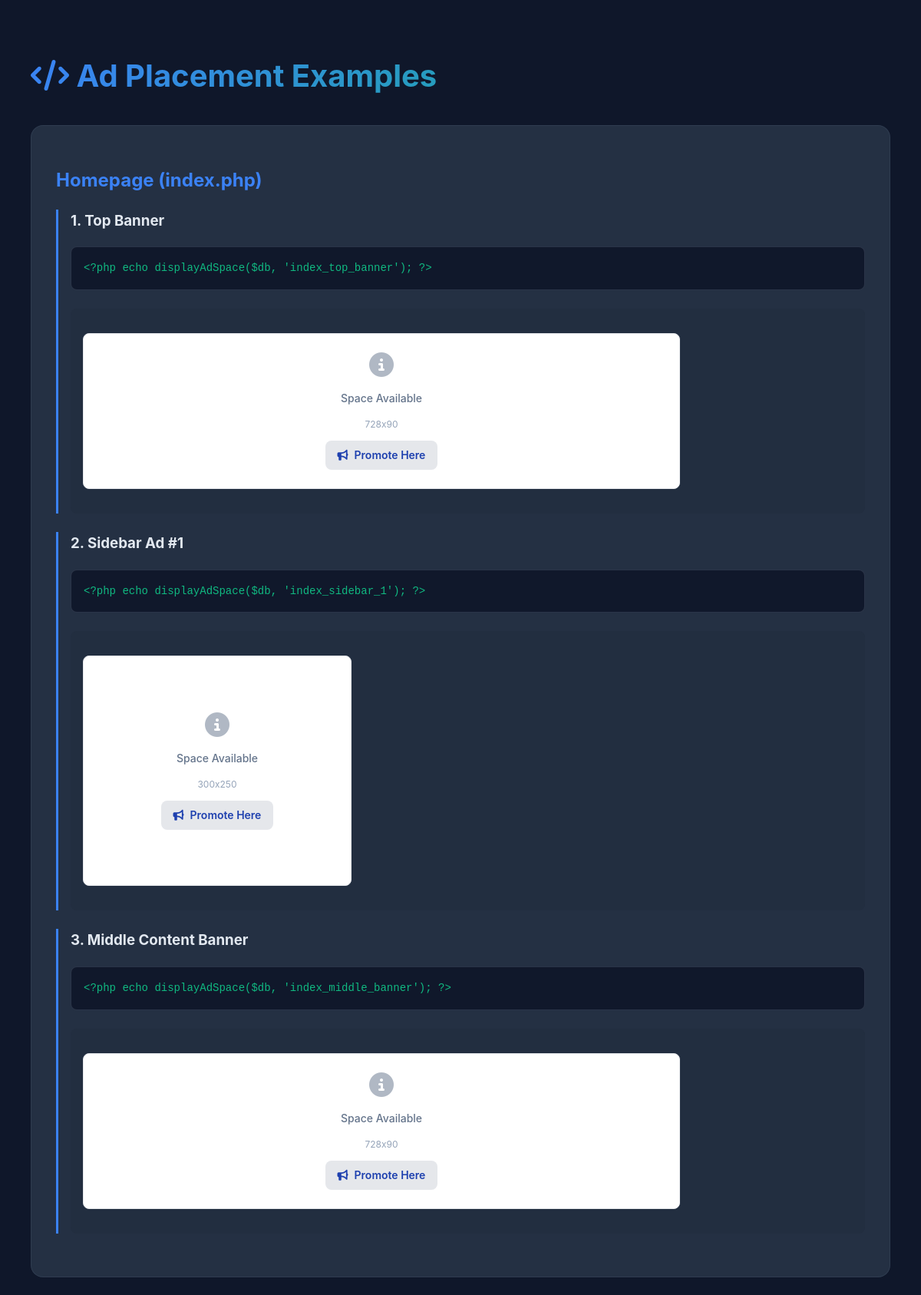
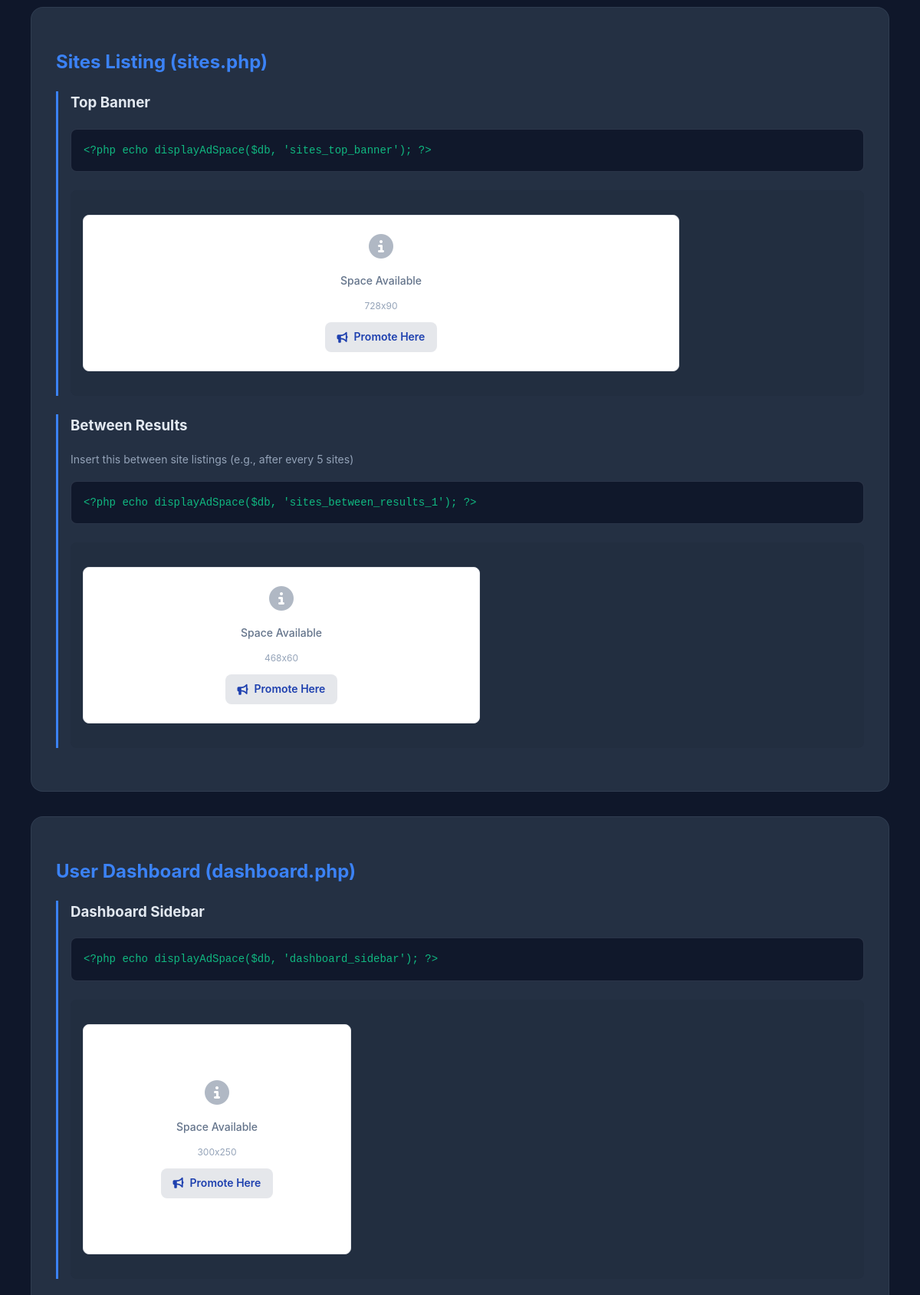
Screenshot of /ad-placement-example.php (upper part) with the database file from the repository (2 pictures, top to bottom).
### tables this page shows
CREATE TABLE `ad_spaces` (
  `id` int(11) NOT NULL,
  `space_id` varchar(100) NOT NULL COMMENT 'Unique identifier like index_top_banner',
  `space_name` varchar(255) NOT NULL COMMENT 'Human-readable name',
  `page_location` varchar(100) NOT NULL COMMENT 'Page where ad appears',
  `position` varchar(100) NOT NULL COMMENT 'Position on page',
  `ad_type` enum('banner','text','both') NOT NULL DEFAULT 'both',
  `width` int(11) DEFAULT NULL COMMENT 'Recommended width in pixels',
  `height` int(11) DEFAULT NULL COMMENT 'Recommended height in pixels',
  `base_price_multiplier` decimal(3,2) DEFAULT 1.00 COMMENT 'Price multiplier for this space',
  `is_enabled` tinyint(1) DEFAULT 1,
  `is_premium_only` tinyint(1) DEFAULT 0 COMMENT 'Only premium ads can use this space',
  `display_order` int(11) DEFAULT 0,
  `max_ads_rotation` int(11) DEFAULT 5 COMMENT 'Max ads in rotation pool',
  `created_at` timestamp NOT NULL DEFAULT current_timestamp(),
  `updated_at` timestamp NOT NULL DEFAULT current_timestamp() ON UPDATE current_timestamp()
);

### includes/ad-manager.php (called while the page is built, shortened)
<?php
class AdManager {
    private $db;
    public function __construct($database) {
        $this->db = $database;
    }
    public function getAdForSpace($space_id) {
        try {
            $query = "SELECT ua.* FROM user_advertisements ua
                     WHERE ua.status = 'active'
                     AND ua.target_space_id = :space_id
                     AND (
                       (ua.start_date IS NULL OR ua.start_date <= NOW())
                       AND
                       (ua.end_date IS NULL OR ua.end_date >= NOW())
                     )
                     ORDER BY
                       CASE ua.visibility_level
                         WHEN 'premium' THEN 1
                         ELSE 2
                       END,
                       RAND()
                     LIMIT 1";
            $stmt = $this->db->prepare($query);
            $stmt->bindParam(':space_id', $space_id);
            $stmt->execute();
            return $stmt->fetch(PDO::FETCH_ASSOC);
        } catch (Exception $e) {
            return null;
        }
    }
}
?>

### ad-placement-example.php (the view, shortened to what this page needs)
<?php
require_once __DIR__ . '/includes/ad-widget.php';
$database = new Database();
$db = $database->getConnection();
?>
<!DOCTYPE html>
<html lang="en">
<head>
    <link rel="stylesheet" href="https://cdnjs.cloudflare.com/ajax/libs/font-awesome/6.4.0/css/all.min.css">
</head>
<body>
    <div class="container">
        <h1><i class="fas fa-code"></i> Ad Placement Examples</h1>
        <div class="example-section">
            <h2>Homepage (index.php)</h2>
            <div class="page-section">
                <h3>1. Top Banner</h3>
                <div class="code-block">&lt;?php echo displayAdSpace($db, 'index_top_banner'); ?&gt;</div>
                <div class="ad-preview">
                    <?php echo displayAdSpace($db, 'index_top_banner'); ?>
                </div>
            </div>
            <div class="page-section">
                <h3>2. Sidebar Ad #1</h3>
                <div class="code-block">&lt;?php echo displayAdSpace($db, 'index_sidebar_1'); ?&gt;</div>
                <div class="ad-preview">
                    <?php echo displayAdSpace($db, 'index_sidebar_1'); ?>
                </div>
            </div>
            <div class="page-section">
                <h3>3. Middle Content Banner</h3>
                <div class="code-block">&lt;?php echo displayAdSpace($db, 'index_middle_banner'); ?&gt;</div>
                <div class="ad-preview">
                    <?php echo displayAdSpace($db, 'index_middle_banner'); ?>
                </div>
            </div>
        </div>
        <div class="example-section">
            <h2>Sites Listing (sites.php)</h2>
            <div class="page-section">
                <h3>Top Banner</h3>
                <div class="code-block">&lt;?php echo displayAdSpace($db, 'sites_top_banner'); ?&gt;</div>
                <div class="ad-preview">
                    <?php echo displayAdSpace($db, 'sites_top_banner'); ?>
                </div>
            </div>
            <div class="page-section">
                <h3>Between Results</h3>
                <p style="color: #94a3b8; font-size: 0.875rem; margin-bottom: 1rem;">
                    Insert this between site listings (e.g., after every 5 sites)
                </p>
                <div class="code-block">&lt;?php echo displayAdSpace($db, 'sites_between_results_1'); ?&gt;</div>
                <div class="ad-preview">
                    <?php echo displayAdSpace($db, 'sites_between_results_1'); ?>
                </div>
            </div>
        </div>
        <div class="example-section">
            <h2>User Dashboard (dashboard.php)</h2>
            <div class="page-section">
                <h3>Dashboard Sidebar</h3>
                <div class="code-block">&lt;?php echo displayAdSpace($db, 'dashboard_sidebar'); ?&gt;</div>
                <div class="ad-preview">
                    <?php echo displayAdSpace($db, 'dashboard_sidebar'); ?>
                </div>
            </div>
        </div>
    </div>
</body>
</html>

### includes/ad-widget.php (shortened to what this page needs)
<?php
require_once __DIR__ . '/ad-manager.php';
function displayAdSpace($db, $space_id, $options = []) {
    static $ad_managers = [];
    $conn_hash = spl_object_hash($db);
    if (!isset($ad_managers[$conn_hash])) {
        $ad_managers[$conn_hash] = new AdManager($db);
    }
    $ad_manager = $ad_managers[$conn_hash];
    $space_query = "SELECT * FROM ad_spaces WHERE space_id = :space_id AND is_enabled = 1";
    $space_stmt = $db->prepare($space_query);
    $space_stmt->bindParam(':space_id', $space_id);
    $space_stmt->execute();
    $space = $space_stmt->fetch(PDO::FETCH_ASSOC);
    $ad = $ad_manager->getAdForSpace($space_id);
    if ($ad) {
        if ($ad['ad_type'] === 'banner') {
            echo $ad_manager->renderBannerAd($ad, true, $space['width'], $space['height']);
        } else {
            echo $ad_manager->renderTextAd($ad, true, $space['width'], $space['height']);
        }
    } else {
        echo renderAdPlaceholder($space, $options);
    }
}
function renderAdPlaceholder($space, $options = []) {
    $show_cta = $options['show_cta'] ?? true;
    $dimensions = '';
    if ($space['width'] && $space['height']) {
        $dimensions = $space['width'] . 'x' . $space['height'];
    }
    $html = '<div class="content-block" data-space-id="' . htmlspecialchars($space['space_id']) . '" style="';
    $html .= 'background: #ffffff; ';
    $html .= 'border: 1px solid #e5e7eb; ';
    $html .= 'border-radius: 0.5rem; ';
    $html .= 'padding: 1.5rem; ';
    $html .= 'text-align: center; ';
    $html .= 'margin: 1rem 0; ';
    if ($space['width']) {
        $html .= 'max-width: ' . $space['width'] . 'px; ';
    }
    if ($space['height']) {
        $html .= 'min-height: ' . max($space['height'], 100) . 'px; ';
    }
    $html .= 'display: flex; ';
    $html .= 'align-items: center; ';
    $html .= 'justify-content: center; ';
    $html .= '">';
    $html .= '<div>';
    $html .= '<div style="color: #64748b; margin-bottom: 0.75rem;">';
    $html .= '<i class="fas fa-info-circle" style="font-size: 2rem; opacity: 0.5;"></i>';
    $html .= '</div>';
    if ($show_cta) {
        $html .= '<p style="color: #64748b; font-size: 0.875rem; margin-bottom: 0.5rem; font-weight: 500;">Space Available</p>';
        if ($dimensions) {
            $html .= '<p style="color: #94a3b8; font-size: 0.75rem; margin-bottom: 0.75rem;">' . htmlspecialchars($dimensions) . '</p>';
        }
        $html .= '<a href="buy-ads.php?space=' . urlencode($space['space_id']) . '" style="';
        $html .= 'display: inline-flex; ';
        $html .= 'align-items: center; ';
        $html .= 'gap: 0.5rem; ';
        $html .= 'padding: 0.5rem 1rem; ';
        $html .= 'background: #e5e7eb; ';
        $html .= 'color: #1e40af; ';
        $html .= 'text-decoration: none; ';
        $html .= 'border-radius: 0.5rem; ';
        $html .= 'font-size: 0.875rem; ';
        $html .= 'font-weight: 600; ';
        $html .= 'transition: all 0.3s ease; ';
        $html .= '">';
        $html .= '<i class="fas fa-bullhorn"></i> Promote Here';
        $html .= '</a>';
    }
    $html .= '</div>';
    $html .= '</div>';
    return $html;
}
?>

### ad-placement-example.php (style rules this page uses)
body { font-family: 'Inter', sans-serif; background: #0f172a; color: #e2e8f0; padding: 2rem; line-height: 1.6; }
.container { max-width: 1200px; margin: 0 auto; }
.example-section { background: rgba(51, 65, 85, 0.6); border: 1px solid rgba(148, 163, 184, 0.1); border-radius: 1rem; padding: 2rem; margin-bottom: 2rem; }
.example-section h2 { color: #3b82f6; margin-bottom: 1rem; }
.code-block { background: rgba(15, 23, 42, 0.9); border: 1px solid rgba(148, 163, 184, 0.2); border-radius: 0.5rem; padding: 1rem; margin: 1rem 0; font-family: 'Courier New', monospace; font-size: 0.875rem; color: #10b981; overflow-x: auto; }
.ad-preview { margin: 1.5rem 0; padding: 1rem; background: rgba(30, 41, 59, 0.3); border-radius: 0.5rem; }
.page-section { border-left: 3px solid #3b82f6; padding-left: 1rem; margin: 1rem 0; }
h1 { font-size: 2.5rem; background: linear-gradient(135deg, #3b82f6, #10b981); -webkit-background-clip: text; -webkit-text-fill-color: transparent; margin-bottom: 2rem; }

### rows the page displays
ad_spaces: dimensions "728x90"
ad_spaces: dimensions "300x250"
ad_spaces: dimensions "728x90"
ad_spaces: dimensions "728x90"
ad_spaces: dimensions "468x60"
ad_spaces: dimensions "300x250"
